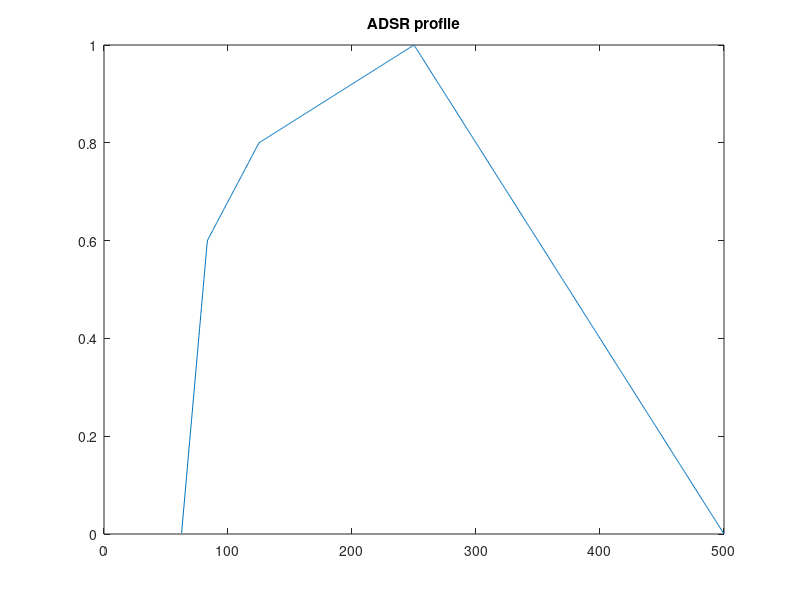

MATLAB code for this plot:
function plot_adsr()
tt=linspace(0,500,1000);
x=[1 1/2 1/4 1/6 1/8 ];
v=[0 1 0.8 0.6 0];
x = x*tt(length(tt));
vq = interp1(x,v,tt)
plot(tt,vq);
title("ADSR profile");